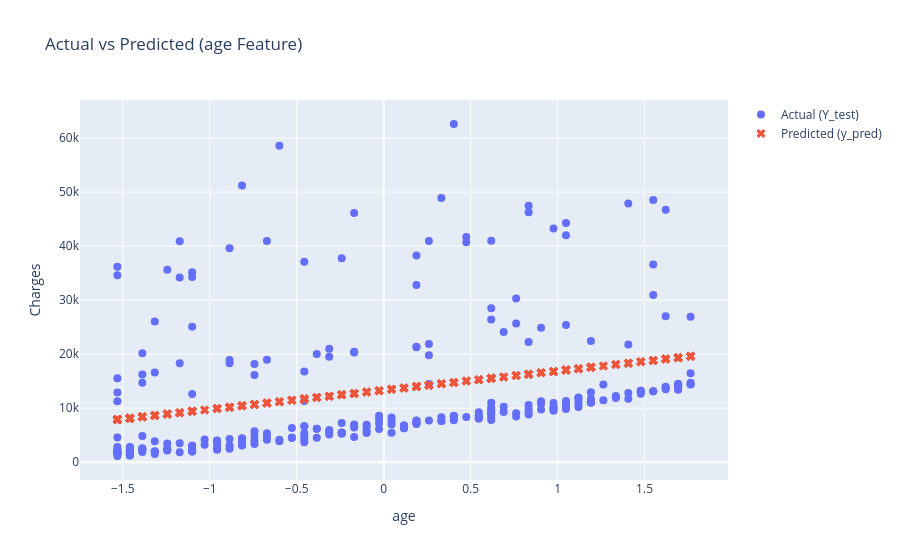

Write notebook code for a chart like this one.
### Code cell
# create figure
fig = go.Figure()

# Actual values
fig.add_trace(go.Scatter(
    x=X_test_age,
    y=Y_test,
    mode='markers',
    name='Actual (Y_test)',
    marker=dict(size=8)
))

# Predicted values
fig.add_trace(go.Scatter(
    x=X_test_age,
    y=y_pred_age_ridge,
    mode='markers',
    name='Predicted (y_pred)',
    marker=dict(size=8, symbol='x')
))

# layout
fig.update_layout(
    title="Actual vs Predicted (age Feature)",
    xaxis_title="age ",
    yaxis_title="Charges",
)

fig.show()

### Figure 1 — Plotly figure (JSON) as saved in the notebook; plotly's stock layout.template omitted (floating-point values rounded to 4 significant figures; data arrays with more than 128 entries replaced by an {"elided": "..."} marker saying what was removed)
{"data": [{"marker": {"size": 8}, "mode": "markers", "name": "Actual (Y_test)", "type": "scatter", "x": {"elided": "268 float values"}, "y": {"elided": "268 float values"}}, {"marker": {"size": 8, "symbol": "x"}, "mode": "markers", "name": "Predicted (y_pred)", "type": "scatter", "x": {"elided": "268 float values"}, "y": {"elided": "268 float values"}}], "layout": {"title": {"text": "Actual vs Predicted (age Feature)"}, "xaxis": {"title": {"text": "age "}}, "yaxis": {"title": {"text": "Charges"}}}}
